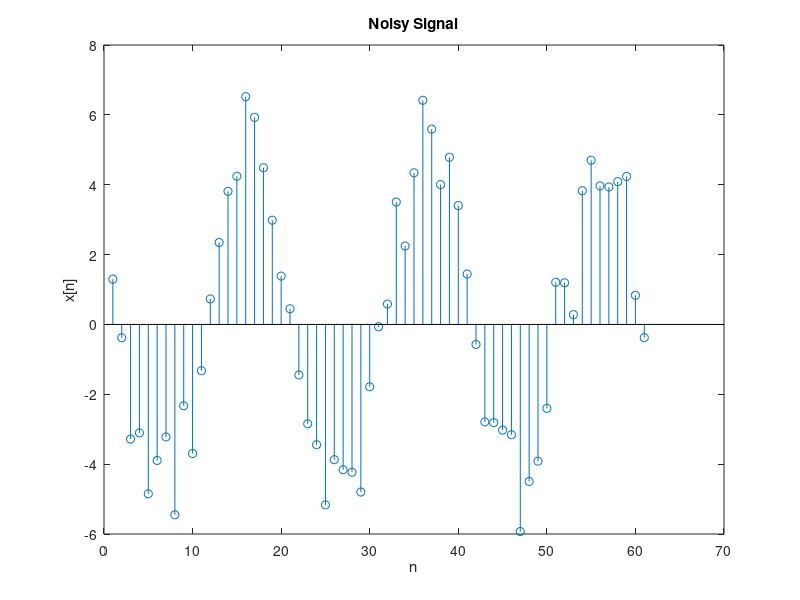

Reproduce this figure in MATLAB.
m = 61;
Zn = randn(1, m);
n = [0:1:60];
Sn = 5*sin((2*pi*n)/20 + 3);
Xn = Sn + Zn;




stem(Xn);
title('Noisy Signal');
xlabel('n');
ylabel('x[n]');